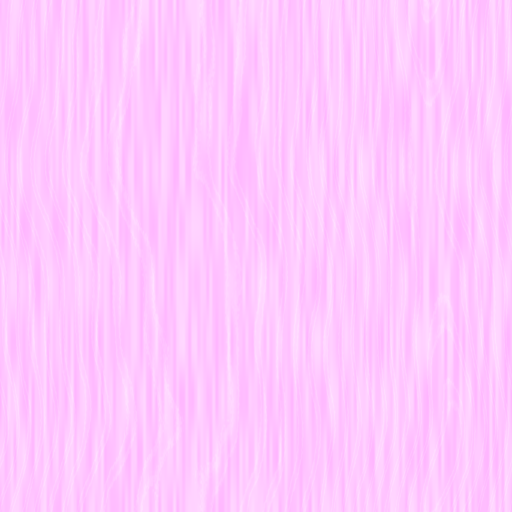
#> input picture game/assets/authored/e1/workbench_far_d4_wood_face_orm.png, 1024 x 1024 px, given in place of workbench-three-quarter.png, which was not available (shown at 1/2 size); the run also reads 1 picture not shown here
$ python evidence.py ../../../game/assets/authored/e1/workbench_far_d4_wood_face_orm.png
#> lines starting #> are read from the running program, lines starting #| are printed output that depends on the picture; pictures that were not available may be replaced by others from this repository, and a replacement may not be noted
"""Curate actual Blender/Godot media; preserve raw frames in the local handoff."""
import json,shutil,sys
from pathlib import Path
from PIL import Image,ImageOps,ImageDraw
from inputs import ROOT,sha
build=Path(sys.argv[1]).resolve();out=ROOT/'docs/art/leyline-studies/2026-09-09/art07/e1'
out.mkdir(parents=True,exist_ok=True)
def sheet(paths,labels,name):
#> called with name = 'blender-models.jpg'
 canvas=Image.new('RGB',(1400,760),(30,32,31));draw=ImageDraw.Draw(canvas)
 for i,(p,label) in enumerate(zip(paths,labels)):
  im=Image.open(p).convert('RGB');im.thumbnail((700,700));canvas.paste(im,(700*i+(700-im.width)//2,35))
#> in sheet, im is the input picture: PIL image 1024x1024 RGB; mean R, G, B 255, 200.1, 255
#> after `im.thumbnail((700, 700))`:
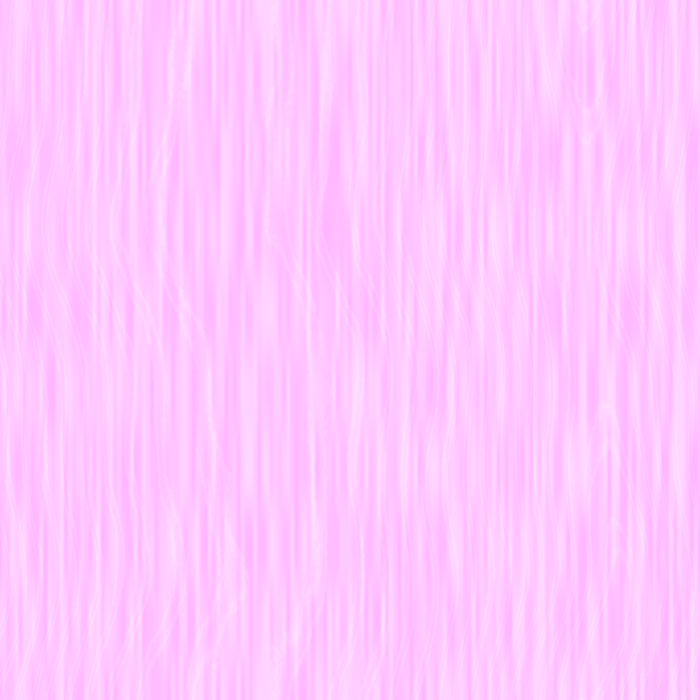
#> im: PIL image 700x700 RGB; mean R, G, B 255, 200.1, 255
#> after `canvas.paste(im, (700 * i + (700 - im.width) // 2, 35))`:
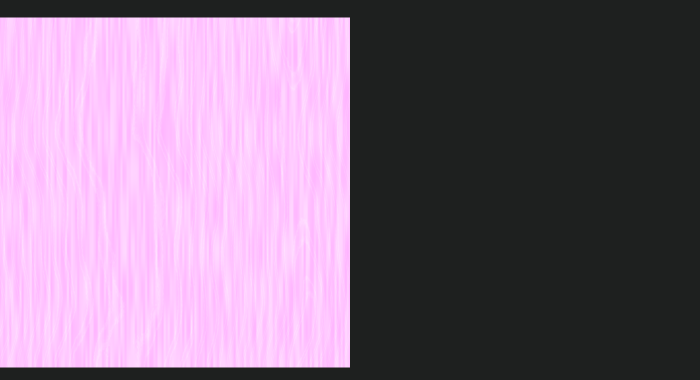
#> canvas: PIL image 1400x760 RGB (shown at 1/2 size); mean R, G, B 133.6, 109.4, 134.2
  draw.text((700*i+18,12),label,fill='white')
#> pass 2 of the loop in sheet, `for i,(p,label) in enumerate(zip(paths,labels)):`:
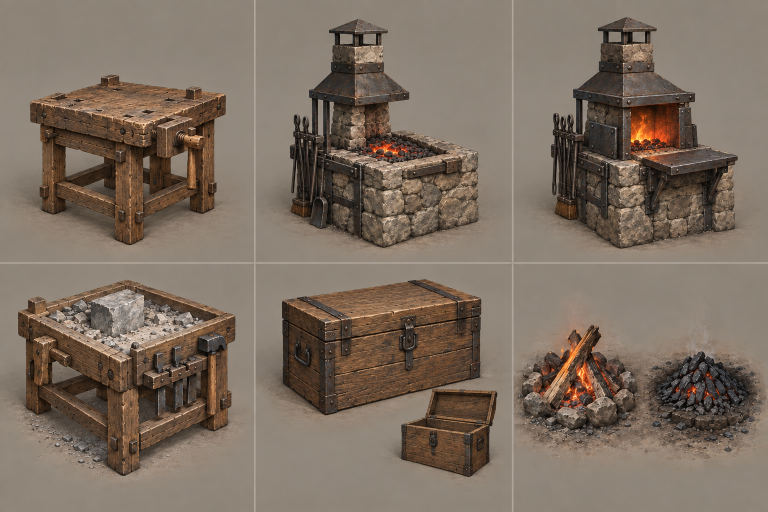
#> input picture docs/art/concepts/environment/2026-09-09-frontier/04-stations-and-home.png, 1536 x 1024 px, given in place of mason_yard-three-quarter.png, which was not available (shown at 1/2 size)
#> in sheet, im is the input picture: PIL image 1536x1024 RGB; mean R, G, B 124.3, 109.7, 96.4
#> in sheet, `im.thumbnail((700, 700))`:
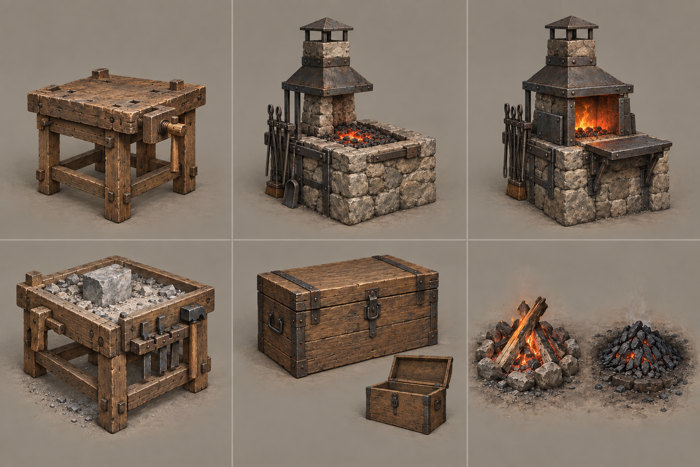
#> im: PIL image 700x467 RGB; mean R, G, B 124.3, 109.7, 96.4
#> in sheet, `canvas.paste(im, (700 * i + (700 - im.width) // 2, 35))`:
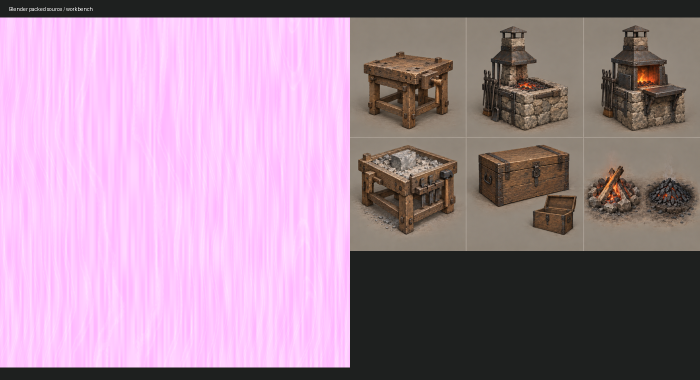
#> canvas: PIL image 1400x760 RGB (shown at 1/2 size); mean R, G, B 162.7, 133.4, 154.3
 canvas.save(out/name)
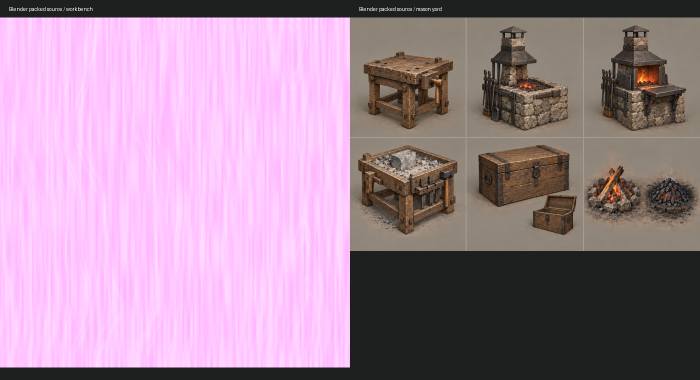
#> saved as blender-models.jpg: PIL image 1400x760 RGB (shown at 1/2 size); mean R, G, B 162.7, 133.4, 154.4
sheet([build/'reopen-v02'/f'{id}-three-quarter.png' for id in ['workbench','mason_yard']],['Blender packed source / workbench','Blender packed source / mason yard'],'blender-models.jpg')
rows={}
for backend in ['forward_plus','gl_compatibility']:
 src=build/'review/evidence'/backend
 sheet([src/'01-workbench.png',src/'02-mason-yard.png'],[backend+' / workbench',backend+' / mason yard'],backend+'-models.jpg')
#> call 2 of sheet, with name = 'forward_plus-models.jpg'
#> in sheet (call 2), `canvas.paste(im, (700 * i + (700 - im.width) // 2, 35))`:
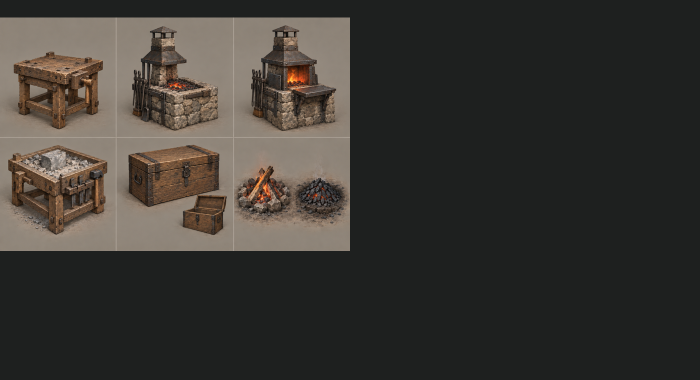
#> canvas: PIL image 1400x760 RGB (shown at 1/2 size); mean R, G, B 59, 55.9, 51.1
#> (the run stopped early here; a loop or call above may not have finished)
